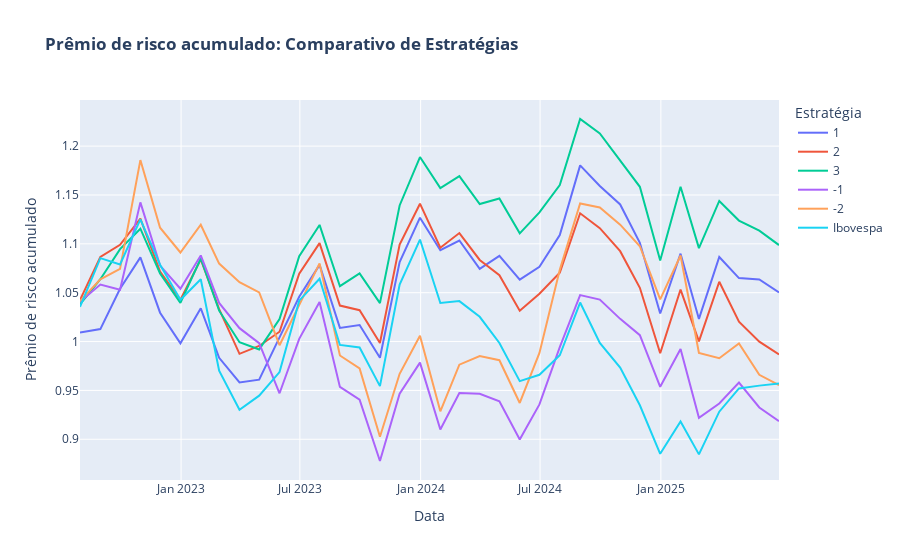

Notebook source saved alongside this figure:
### Code cell
# --- 3. ANÁLISE DE DESEMPENHO AO LONGO DO TEMPO ---

# Converte o dicionário de resultados em um único DataFrame
df_retornos = pd.DataFrame(resultados_backtest)

# Fatia o benchmark para o mesmo período dos resultados do backtest
# (Usamos o índice do primeiro resultado como referência)
primeira_estrategia = list(resultados_backtest.keys())[0]
indice_backtest = resultados_backtest[primeira_estrategia].index
ibov_retornos_backtest = ibov_retornos_excedentes.loc[indice_backtest]

# Adiciona o Ibovespa ao DataFrame para comparação completa
df_retornos['Ibovespa'] = ibov_retornos_backtest

# Agora o 'df_retornos' está exatamente no formato que você precisa
# para a análise de curva de patrimônio.

# --- Gráfico de Retorno Acumulado (Curva de Patrimônio) ---
print("\nGerando gráfico de retorno acumulado...")

# Calcula o crescimento de R$ 1,00 (retorno acumulado)
# Lembre-se que estes são retornos EXCEDENTES. Para o patrimônio real, 
# teríamos que somar a Selic de volta, mas para comparar as estratégias, isso é o ideal.
df_acumulado = (1 + df_retornos).cumprod()

# Plotando com Plotly
import plotly.graph_objects as go
fig = go.Figure()
for col in df_acumulado.columns:
    fig.add_trace(go.Scatter(x=df_acumulado.index, y=df_acumulado[col], mode='lines', name=col))

fig.update_layout(title_text='<b>Prêmio de risco acumulado: Comparativo de Estratégias</b>',
                  yaxis_title='Prêmio de risco acumulado',
                  xaxis_title='Data',
                  legend_title='Estratégia')
fig.show()
